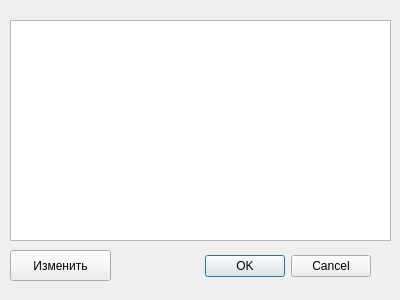
<?xml version="1.0" encoding="UTF-8"?>
<ui version="4.0">
 <class>DescriptionDialog</class>
 <widget class="QDialog" name="DescriptionDialog">
  <property name="geometry">
   <rect>
    <x>0</x>
    <y>0</y>
    <width>400</width>
    <height>300</height>
   </rect>
  </property>
  <property name="windowTitle">
   <string>Dialog</string>
  </property>
  <widget class="QDialogButtonBox" name="buttonBox">
   <property name="geometry">
    <rect>
     <x>200</x>
     <y>250</y>
     <width>171</width>
     <height>32</height>
    </rect>
   </property>
   <property name="orientation">
    <enum>Qt::Horizontal</enum>
   </property>
   <property name="standardButtons">
    <set>QDialogButtonBox::Cancel|QDialogButtonBox::Ok</set>
   </property>
  </widget>
  <widget class="QTextEdit" name="textDescription">
   <property name="geometry">
    <rect>
     <x>10</x>
     <y>20</y>
     <width>381</width>
     <height>221</height>
    </rect>
   </property>
   <property name="readOnly">
    <bool>true</bool>
   </property>
  </widget>
  <widget class="QPushButton" name="changeButton">
   <property name="geometry">
    <rect>
     <x>10</x>
     <y>250</y>
     <width>101</width>
     <height>31</height>
    </rect>
   </property>
   <property name="text">
    <string>Изменить</string>
   </property>
  </widget>
 </widget>
 <resources/>
 <connections>
  <connection>
   <sender>buttonBox</sender>
   <signal>accepted()</signal>
   <receiver>DescriptionDialog</receiver>
   <slot>accept()</slot>
   <hints>
    <hint type="sourcelabel">
     <x>248</x>
     <y>254</y>
    </hint>
    <hint type="destinationlabel">
     <x>157</x>
     <y>274</y>
    </hint>
   </hints>
  </connection>
  <connection>
   <sender>buttonBox</sender>
   <signal>rejected()</signal>
   <receiver>DescriptionDialog</receiver>
   <slot>reject()</slot>
   <hints>
    <hint type="sourcelabel">
     <x>316</x>
     <y>260</y>
    </hint>
    <hint type="destinationlabel">
     <x>286</x>
     <y>274</y>
    </hint>
   </hints>
  </connection>
 </connections>
</ui>
